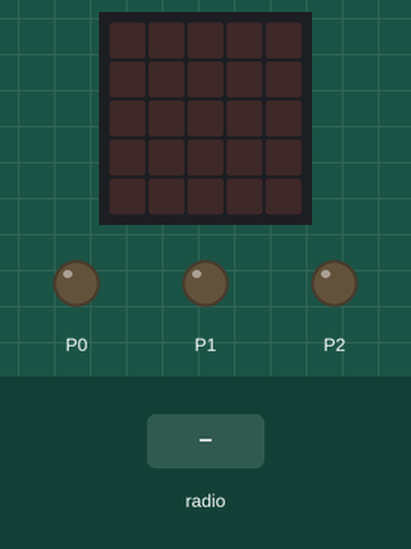
The program below on a simulated BBC micro:bit (MakeCode). Shown: the board's 5×5 LED display, output pins drawn as LEDs (lit = HIGH). Inputs (shaded band) come from the test bench.

Above: at 1.2 s.
1.3 s: radio message "0" arrives
At 2.8 s:
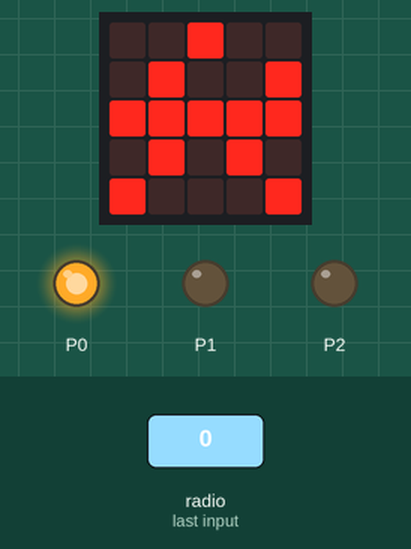
3.3 s: radio message "2" arrives
At 4.3 s:
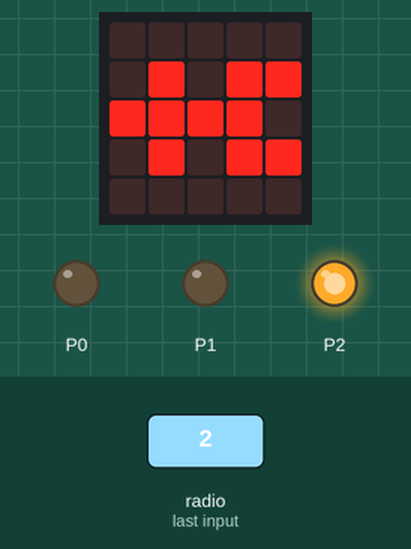
5.3 s: radio message "1" arrives
At 6.6 s:
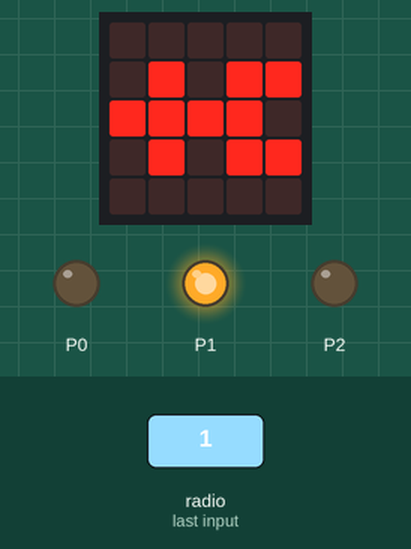
Timing chart, 0 to 8.3 s (numbered marks = the images above; inputs shaded):
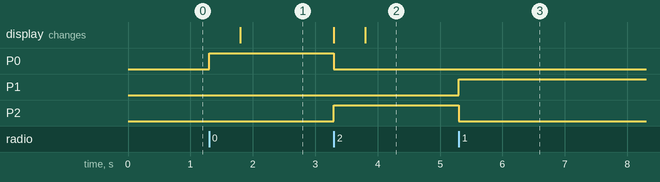

The program:

main.ts
```typescript
radio.onReceivedNumber(function (receivedNumber) {
    if (receivedNumber == 0) {
        basic.clearScreen()
        Feu_rouge()
        basic.pause(500)
        basic.showLeds(`
            . . # . .
            . # . . #
            # # # # #
            . # . # .
            # . . . #
            `)
    } else if (receivedNumber == 1) {
        Feu_orange()
    } else if (receivedNumber == 2) {
        basic.clearScreen()
        Feu_vert()
        basic.pause(500)
        basic.showLeds(`
            . . . . .
            . # . # #
            # # # # .
            . # . # #
            . . . . .
            `)
    } else {
        Eteindre_tout()
        basic.clearScreen()
        Clignotant()
        Eteindre_tout()
    }
})
function Feu_orange () {
    Eteindre_tout()
    pins.digitalWritePin(DigitalPin.P1, 1)
}
function Clignotant () {
    Eteindre_tout()
    pins.digitalWritePin(DigitalPin.P1, 1)
    basic.pause(750)
    Eteindre_tout()
    pins.digitalWritePin(DigitalPin.P1, 0)
    basic.pause(500)
}
function Feu_vert () {
    Eteindre_tout()
    pins.digitalWritePin(DigitalPin.P2, 1)
}
function Feu_rouge () {
    Eteindre_tout()
    pins.digitalWritePin(DigitalPin.P0, 1)
}
function Eteindre_tout () {
    pins.digitalWritePin(DigitalPin.P0, 0)
    pins.digitalWritePin(DigitalPin.P1, 0)
    pins.digitalWritePin(DigitalPin.P2, 0)
}
radio.setGroup(1)
```

test.ts
```typescript
// les tests vont ici ; cela ne sera pas compilé si ce paquet est utilisé en tant qu'extension.
```

Measured:
- after the input at 1.3 s, P0: LOW → HIGH at once; the display: changes after 0.50 s (image 1)
- after the input at 3.3 s, P0: HIGH → LOW at once; P2: LOW → HIGH at once; the display: first changes at once (image 2 shows a later state)
- after the input at 5.3 s, P1: LOW → HIGH at once; P2: HIGH → LOW at once
